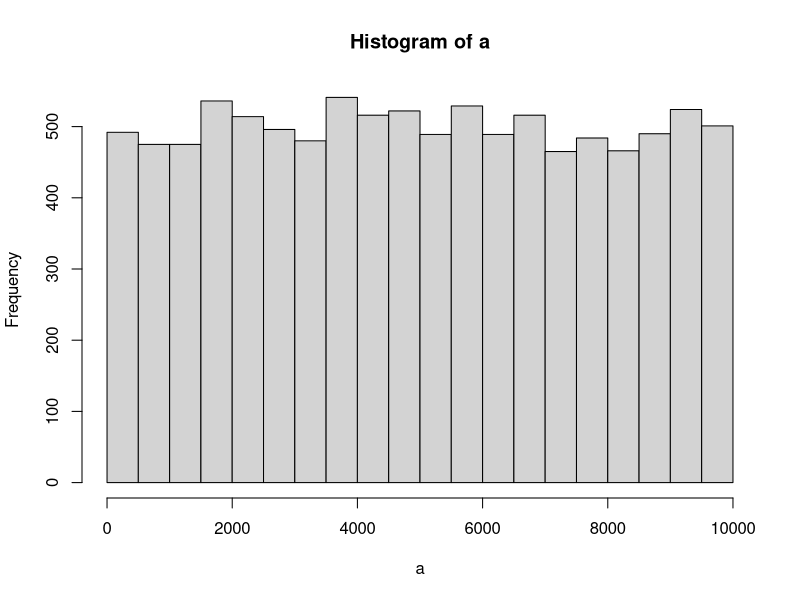

This figure's R source:
## ---- chunk 1
knitr::opts_chunk$set(echo=TRUE, messages=TRUE, error=TRUE)
## ---- chunk 2
1+1
3-2
4*6
5/7


## ---- chunk 3

troy <- 1
abc <- 389
a <- 1
b <- 2
c <- 3
a+c

b-troy+c


## ---- chunk 4

a <- length(100)
for (i in 1:100) { #: makes a sequence between numbers
  a[i] <-i
}
print (a)
## ---- chunk 5

sum(1:100)



## ---- chunk 6
a <- 5
b <- 10

sum(a:b)

## ---- chunk 7
a <- length (1:99)
for (i in 1:99) {
if (!i %% 2){  
    next
    }
  print(i) #id like to print in rows
}  #!=not equal to i, %%=divided by

a <- 1:100
a[ a%%2 != 0]

## ---- chunk 8

a <- length (1:1000)
for (i in 1:1000) {
if (!i %% 1){  
    next
    }
i #id like to print in rows
}  #!=not equal to i, %%=divided by

## ---- chunk 9
a <- (1:200)

round(a, digits = 0) # not sure how to limit to 100 numbers

sample(1:200,200)
1:200
## ---- chunk 10

round(runif(50, min = 100, max = 500))


## ---- chunk 11

some_numbers <- c(2,3,4,5,5,6,8) #c()=dataset
mean(some_numbers) #finding mean
median(some_numbers) #median
range(some_numbers) #range
sd(some_numbers) #standarddeviation
y <- table(some_numbers)#finding mode
y
names(y)[which(y==max(y))]
## ---- chunk 12

q <- "dogs cats" #strsplit helps find letters in string
strsplit(q,split="") #to split a character vector
t <-strsplit(q,split ="")



t[[1]]
t[[1]][2]#use to access second item in string
t[[1]][6]#use to access sixth item in string
table(t)
## ---- chunk 13

a <- "counting words in a string"
strsplit(a,split=" ") 
t <-strsplit(a,split ="") #not sure how to count the words instead of individual characters

table(t)

## ---- chunk 14

a <- "coding is hard. but i like the challenge. cats. dogs"
b <- strsplit(a,split="[.]") #[.] sperates the sentences

length(b)
length(b[[1]]) #the amount of sentences in the vector 

length(a[[1]])

## ---- chunk 15


a <- c(2,5,3,4,5,7,5,4,3,3,5,6,8,9,0,7,4,3,2,3,5,8,6,4)
table(a) 


## ---- chunk 16

test_word <- "hi"  #"" is one thing
test_sentence <- "hi my name is troy"
unlist(strsplit(test_sentence, split = " ")) #flattens into a vector
f <- test_word #put string into variable
g <- test_sentence
a <- strsplit(test_sentence, split = " ")
b <- unlist(strsplit(test_sentence, split = " ")) #what does this mean
b[1]
a[[1]][1]#the first thing in the fist thing

test_word%in%f #because test word became variable instead of string we can now see if it is in f

f%in%a

f <- c(1,2,3,4,5,6)
d <- 2
e <- 7

d%in%f
e%in%f
## ---- chunk 17
print(as.numeric(Sys.time())*10, digits=15)


## ---- chunk 18




## ---- chunk 19




## ---- chunk 20

a <- matrix(1:500, ncol=20,nrow=20) 

  View(a)


## ---- chunk 21



## ---- chunk 22
for (i in 1:100) {
 if (i %% 3 == 0 & i %% 5 == 0) {print("FizzBuzz")}
 else if (i %% 3 == 0) {print("Fizz")}
 else if (i %% 5 == 0) {print("Buzz")}
 else print(i)
}



## ---- chunk 23


k<-"the follow is text is written to count the individual  letters"
table(unlist(strsplit(k,split="")))


## ---- chunk 24
numbers <- c(1,6,4,2,3,4,5,5)
letters <- c("e","a","b","e","a","b","a","b")

new_df <- data.frame(numbers,letters)
print(new_df)
## ---- chunk 25

a<-runif(10000,0,10000)
hist(a)


## ---- chunk 26

a = matrix( 
  c(1:10),  # the data elements 
   nrow=10,              # number of rows 
   ncol=10,              # number of columns 
   byrow = TRUE)        
for(i in 1:10){
  for(j in 1:10){
    print(i*j)
  }
}
a



